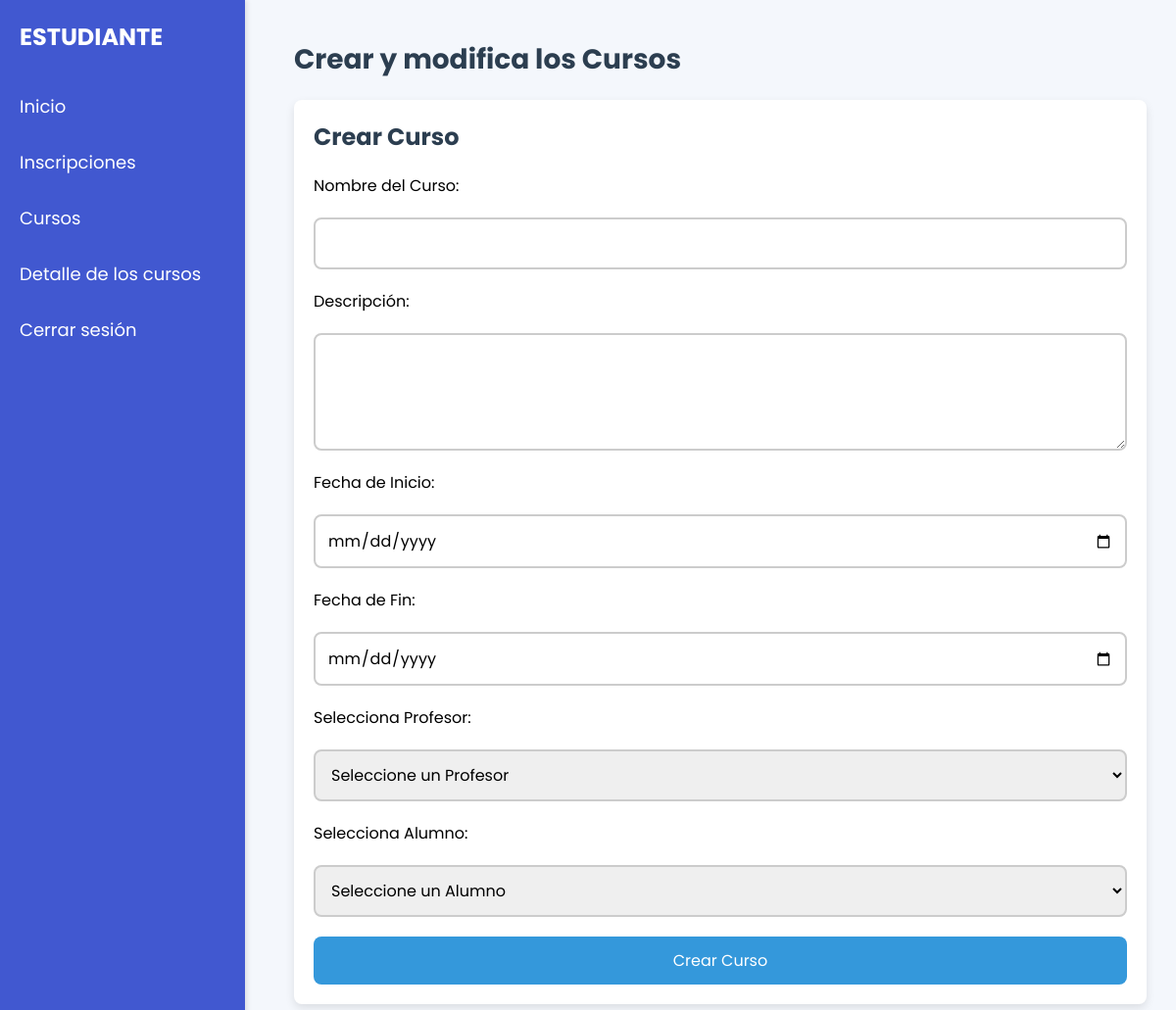
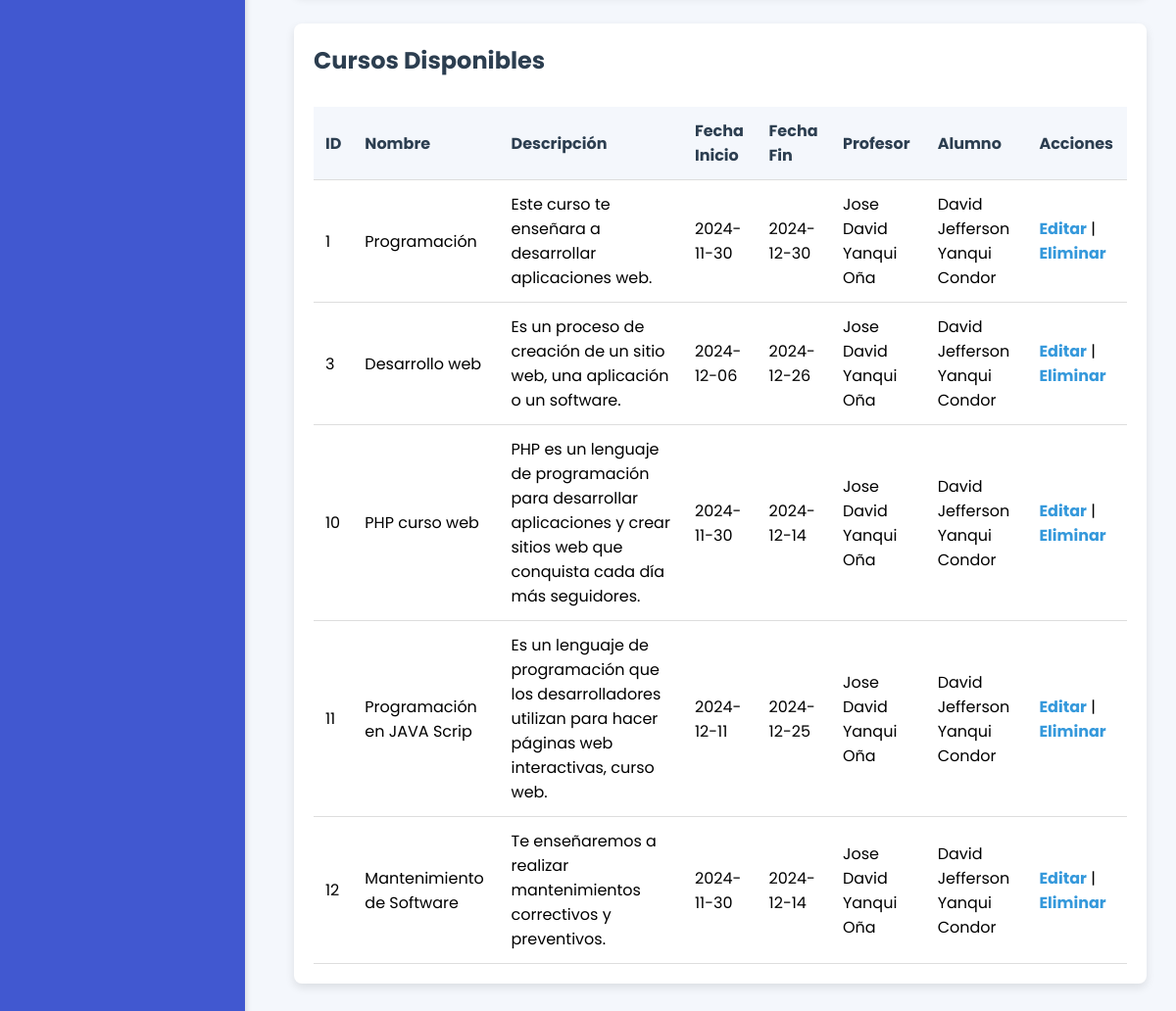
The app's page /Crud/Cursos.php with its own data (2 pictures, top to bottom).
### tables this page shows
CREATE TABLE `curso` (
  `id_curso` int(11) NOT NULL,
  `nombre` varchar(50) NOT NULL,
  `descripcion` varchar(2000) NOT NULL,
  `fecha_inicio` date NOT NULL,
  `fecha_fin` date NOT NULL,
  `profesor_id_profesor` int(11) NOT NULL,
  `alumnos_id_alumnos` int(11) NOT NULL
);

CREATE TABLE `profesor` (
  `id_profesor` int(11) NOT NULL,
  `nombre` varchar(100) NOT NULL,
  `direccion` varchar(1000) DEFAULT NULL,
  `cedula` varchar(10) NOT NULL,
  `telefono` varchar(20) DEFAULT NULL,
  `correo` varchar(100) DEFAULT NULL
);

CREATE TABLE `alumnos` (
  `id_alumnos` int(11) NOT NULL,
  `nombre_alumno` varchar(100) NOT NULL,
  `cedula` varchar(20) NOT NULL,
  `edad` int(11) DEFAULT NULL,
  `direccion` varchar(1000) DEFAULT NULL,
  `correo` varchar(100) NOT NULL,
  `telefono` varchar(20) NOT NULL
);

### Crud/Cursos.php (the view, shortened to what this page needs)
<?php
$servername = "localhost";
$username = "root";
$password = "123456";
$dbname = "inscripcion_cursos";
$conn = new mysqli($servername, $username, $password, $dbname, 3307);
$sql = "SELECT * FROM curso";
$result = $conn->query($sql);
$edit_data = null;
?>
<!DOCTYPE html>
<html lang="es">
<head>
    <link rel="stylesheet" href="../css/style.css">
</head>
<body>
    <div class="sidebar">
        <h2>ESTUDIANTE</h2>
        <a href="../Home/estudiante.php">Inicio</a>
        <a href="../Crud/Inscripciones.php">Inscripciones</a>
        <a href="../Crud/Cursos.php">Cursos</a>
        <a href="../Crud/Detalle.php">Detalle de los cursos</a>
        <a href="../InicioSesion/CerrarSesion.php">Cerrar sesión</a>
    </div>
    <div class="main">
        <h1>Crear y modifica los Cursos</h1>
        <div class="card">
            <h3><?php echo $edit_data ? 'Editar Curso' : 'Crear Curso'; ?></h3>
            <form action="" method="POST">
                <label for="nombre">Nombre del Curso:</label>
                <input type="text" id="nombre" name="nombre" value="<?php echo $edit_data ? $edit_data['nombre'] : ''; ?>" required>
                <label for="descripcion">Descripción:</label>
                <textarea id="descripcion" name="descripcion" required><?php echo $edit_data ? $edit_data['descripcion'] : ''; ?></textarea>
                <label for="fecha_inicio">Fecha de Inicio:</label>
                <input type="date" id="fecha_inicio" name="fecha_inicio" value="<?php echo $edit_data ? $edit_data['fecha_inicio'] : ''; ?>" required>
                <label for="fecha_fin">Fecha de Fin:</label>
                <input type="date" id="fecha_fin" name="fecha_fin" value="<?php echo $edit_data ? $edit_data['fecha_fin'] : ''; ?>" required>
                <label for="profesor_id">Selecciona Profesor:</label>
                <select id="profesor_id" name="profesor_id" required>
                    <option value="">Seleccione un Profesor</option>
                </select>
                <label for="alumno_id">Selecciona Alumno:</label>
                <select id="alumno_id" name="alumno_id" required>
                    <option value="">Seleccione un Alumno</option>
                </select>
                <button type="submit" name="<?php echo $edit_data ? 'editar' : 'crear'; ?>">
                    <?php echo $edit_data ? 'Actualizar Curso' : 'Crear Curso'; ?>
                </button>
            </form>
        </div>
        <div class="card">
            <h3>Cursos Disponibles</h3>
            <table>
                <tr>
                    <th>ID</th>
                    <th>Nombre</th>
                    <th>Descripción</th>
                    <th>Fecha Inicio</th>
                    <th>Fecha Fin</th>
                    <th>Profesor</th>
                    <th>Alumno</th>
                    <th>Acciones</th>
                </tr>
                <?php
                if ($result->num_rows > 0) {
                    while($row = $result->fetch_assoc()) {
                        $profesor_id = $row['profesor_id_profesor'];
                        $alumno_id = $row['alumnos_id_alumnos'];
                        $prof_name_query = "SELECT nombre FROM profesor WHERE id_profesor = $profesor_id";
                        $prof_name_result = $conn->query($prof_name_query);
                        $prof_name = $prof_name_result->fetch_assoc()['nombre'];
                        $alumno_name_query = "SELECT nombre_alumno FROM alumnos WHERE id_alumnos = $alumno_id";
                        $alumno_name_result = $conn->query($alumno_name_query);
                        $alumno_name = $alumno_name_result->fetch_assoc()['nombre_alumno'];
                        echo "<tr>
                                <td>".$row["id_curso"]."</td>
                                <td>".$row["nombre"]."</td>
                                <td>".$row["descripcion"]."</td>
                                <td>".$row["fecha_inicio"]."</td>
                                <td>".$row["fecha_fin"]."</td>
                                <td>".$prof_name."</td>
                                <td>".$alumno_name."</td>
                                <td>
                                    <a href='?editar=".$row["id_curso"]."'>Editar</a> |
                                    <a href='?eliminar=".$row["id_curso"]."'>Eliminar</a>
                                </td>
                            </tr>";
                    }
                } else {
                    echo "<tr><td colspan='8'>No hay cursos registrados.</td></tr>";
                }
                ?>
            </table>
        </div>
    </div>
</body>
</html>

### css/style.css (style rules this page uses)
* { margin: 0; padding: 0; box-sizing: border-box; font-family: 'Poppins', sans-serif; }
html,body { display: grid; height: 100%; width: 100%; place-items: center; background: #f2f2f2; }
.sidebar { width: 250px; background: #4158d0; color: #fff; padding: 20px; height: 100%; position: fixed; top: 0; left: 0; box-shadow: 2px 0 5px rgba(0,0,0,0.1); }
.sidebar h2 { font-size: 24px; margin-bottom: 20px; }
.sidebar a { display: block; color: #fff; text-decoration: none; padding: 10px 0; font-size: 18px; }
.main { margin-left: 250px; padding: 20px; width: calc(100% - 250px); }
.main h1 { font-size: 28px; margin-bottom: 20px; }
.card { background: #fff; border-radius: 8px; box-shadow: 0px 4px 6px rgba(0,0,0,0.1); padding: 20px; margin-bottom: 20px; }
.card h3 { font-size: 20px; margin-bottom: 10px; }
.sidebar { height: 100%; width: 250px; background: #4158d0; position: fixed; top: 0; left: 0; color: #fff; padding: 20px; }
.sidebar h2 { font-size: 24px; margin-bottom: 30px; }
.sidebar a { display: block; color: #fff; text-decoration: none; margin: 10px 0; font-size: 18px; }

### Crud/Cursos.php (style rules this page uses)
body { font-family: 'Poppins', sans-serif; background-color: #f4f7fc; margin: 0; padding: 0; }
.main { margin-left: 270px; padding: 40px; }
h1, h3 { color: #2c3e50; }
.card { background-color: #fff; padding: 20px; margin-bottom: 30px; border-radius: 8px; box-shadow: 0 4px 10px rgba(0, 0, 0, 0.1); }
.card h3 { margin-bottom: 20px; font-size: 24px; }
form { display: flex; flex-direction: column; gap: 20px; }
form input, form select, form textarea { padding: 12px; font-size: 16px; border: 2px solid #ccc; border-radius: 8px; transition: all 0.3s ease; }
form textarea { resize: vertical; min-height: 120px; }
form button { padding: 12px 20px; background-color: #3498db; color: white; border: none; border-radius: 8px; font-size: 16px; cursor: pointer; transition: all 0.3s ease; }
table { width: 100%; border-collapse: collapse; margin-top: 30px; }
table th, table td { padding: 12px; text-align: left; border-bottom: 1px solid #ddd; }
table th { background-color: #f4f7fc; color: #2c3e50; }
table td { background-color: #fff; }
table a { color: #3498db; text-decoration: none; font-weight: bold; transition: color 0.3s ease; }

### records on screen
curso: id_curso "1", nombre "Programación", descripcion "Este curso te enseñara a desarrollar aplicaciones web.", fecha_inicio "2024-11-30", fecha_fin "2024-12-30", profesor_id_profesor.nombre "Jose David Yanqui Oña", alumnos_id_alumnos.nombre_alumno "David Jefferson Yanqui Condor"
curso: id_curso "3", nombre "Desarrollo web", descripcion "Es un proceso de creación de un sitio web, una aplicación o un software.", fecha_inicio "2024-12-06", fecha_fin "2024-12-26", profesor_id_profesor.nombre "Jose David Yanqui Oña", alumnos_id_alumnos.nombre_alumno "David Jefferson Yanqui Condor"
curso: id_curso "10", nombre "PHP curso web", descripcion "PHP es un lenguaje de programación para desarrollar aplicaciones y crear sitios web que conquista cada día más seguidores.", fecha_inicio "2024-11-30", fecha_fin "2024-12-14", profesor_id_profesor.nombre "Jose David Yanqui Oña", alumnos_id_alumnos.nombre_alumno "David Jefferson Yanqui Condor"
curso: id_curso "11", nombre "Programación en JAVA Scrip", descripcion "Es un lenguaje de programación que los desarrolladores utilizan para hacer páginas web interactivas, curso web.", fecha_inicio "2024-12-11", fecha_fin "2024-12-25", profesor_id_profesor.nombre "Jose David Yanqui Oña", alumnos_id_alumnos.nombre_alumno "David Jefferson Yanqui Condor"
curso: id_curso "12", nombre "Mantenimiento de Software", descripcion "Te enseñaremos a realizar mantenimientos correctivos y preventivos.", fecha_inicio "2024-11-30", fecha_fin "2024-12-14", profesor_id_profesor.nombre "Jose David Yanqui Oña", alumnos_id_alumnos.nombre_alumno "David Jefferson Yanqui Condor"
